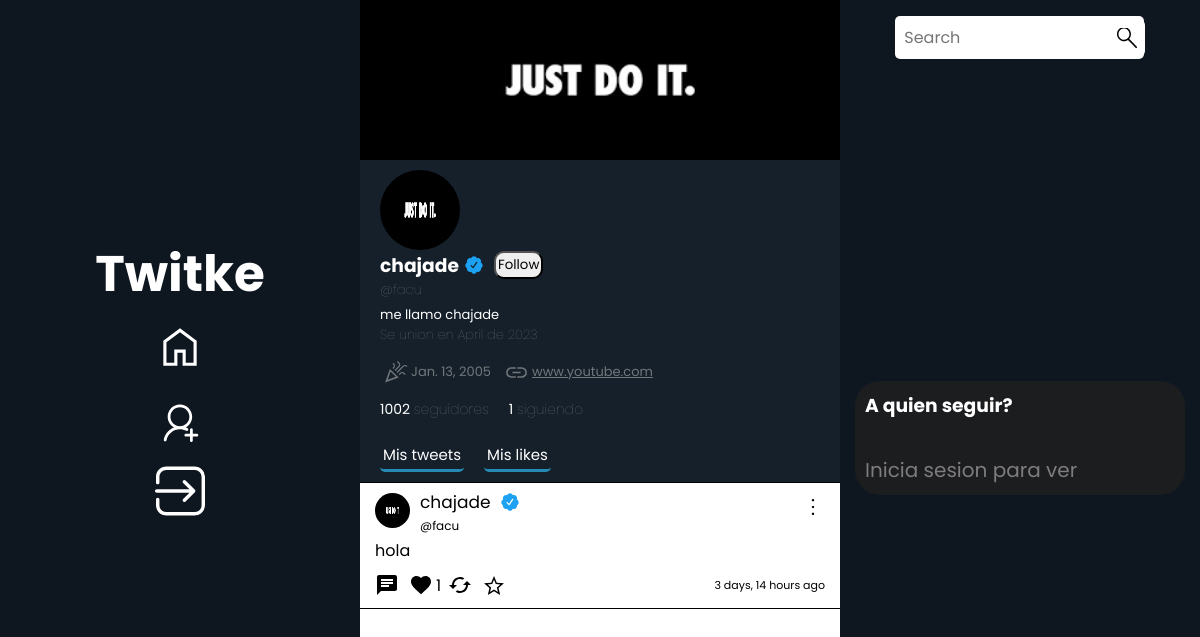
Page /profiles/13 on the committed database.
### profiles/models.py (models this page shows, shortened)
class Profiles(models.Model):
    user = models.ForeignKey(User, null=True, on_delete=models.CASCADE )
    username = models.CharField(max_length=30, null=True, default="")
    keeps = models.ManyToManyField(Tweet, related_name='kept_by_profiles', blank=True)
    retweets = models.ManyToManyField(Tweet, related_name='retweets_by_profiles', blank=True)
    biography = models.TextField(max_length=250,  null=True, default="", blank=True)
    profileImage = models.ImageField(null=True, blank=True, upload_to='profileImages')
    profileBanner = models.ImageField(null=True, blank=True, upload_to='profileBanners')
    followers = models.IntegerField(default=0)
    followers_users = models.ManyToManyField('self', symmetrical=False, related_name="followage", blank=True)
    followed_users = models.ManyToManyField('self', symmetrical=False, related_name='following', blank=True)
    like_tweets = models.ManyToManyField(Tweet, related_name='liked', blank=True)
    birthday = models.DateField(null=True)
    webSite = models.CharField(null=True, max_length=100)
    created_at = models.DateTimeField(auto_now_add=True)
    is_verified = models.BooleanField(default=False)

### tweet_profiles/models.py (models this page shows)
class Tweet_profile(models.Model):
    tweet = models.ForeignKey(Tweet, null=True, on_delete=models.CASCADE)
    profile = models.ForeignKey(Profiles, null=True, on_delete=models.CASCADE)
    retwitted_by = models.ManyToManyField(Profiles, related_name="retweet_users")
    likes_users = models.ManyToManyField(Profiles, related_name="likes_tweets")

### tweets/models.py (models this page shows)
class Tweet(models.Model):
    user = models.ForeignKey(User, null=True, on_delete=models.CASCADE)
    content = models.TextField(max_length=180)
    created_at = models.DateTimeField(auto_now_add=True)
    likes = models.IntegerField(default=0)
    retweets = models.IntegerField(default=0)
    edited = models.BooleanField(default=False)
    parent_tweet = models.IntegerField(null=True)
    responses = models.IntegerField(null=True, default=0)

### profiles/views.py (the view)
# urls.py: path('profiles/<int:id>', views.myProfile, name="myProfile"),
def myProfile(request, id):
    cant_followers = 0
    cant_following = 0
    myLikes = request.GET.get("myLikes")
    myTweets = request.GET.get("myTweets")
    user = Profiles.objects.get(id=id)
    followers = user.followers_users.all()
    following = user.followed_users.all()
    cant_following = user.followed_users.all().count()
    cant_followers = int(user.followers)
    cant_following = user.followed_users.all().count()
    solicitudes = verfifyRequests.objects.all()
    requested = False
    tweets = Tweet_profile.objects.filter(profile__user__id=id).all()
    if myLikes == "":
        tweetLIKE = user.like_tweets.all()
        tweets = Tweet_profile.objects.filter(tweet_id__in=[tweet.id for tweet in tweetLIKE])
    elif myTweets == "":
        tweets = Tweet_profile.objects.filter(profile__user__id=id).all()
    for soli in solicitudes:
        if soli.profile == user:
            requested = True
    return render(request, 'myProfile.html', {
        'usuario': user,
        'is_self': request.user.is_authenticated and request.user.id == id,
        'followers': followers,
        'cant_followers': cant_followers,
        'tweets': tweets,
        'cant_following': cant_following,
        'following': following,
        'solicitudes': solicitudes,
        'requested': requested,
    })

### tweets/context_processors.py (called while the page is built)
def random_users(request):
    random_users = []
    if request.user.is_authenticated:
        if request.user.is_authenticated and not request.user.is_staff:
            current_profile = Profiles.objects.get(user__username = request.user.username)
            random_users = Profiles.objects.exclude(id__in=current_profile.followed_users.values_list('id', flat=True)).exclude(id=request.user.id).order_by('?')[:5]
    return {'random': random_users}

def current_profile(request):
    current_profile = None  # Valor predeterminado
    if request.user.is_authenticated and not request.user.is_staff:
        current_profile = Profiles.objects.get(user__username=request.user.username)
    return {'current_profile': current_profile}

### profiles/templates/myProfile.html (shortened to what this page needs)
{% extends 'base.html' %}
{% load static %}
    {% block content %}
    <link rel="stylesheet" href="{% static 'myProfile.css' %}">
    <link rel="stylesheet" href="{% static 'globalFeed.css' %}">
        <div class="profile">
            <div class="profile-banner">
                {% if usuario.profileBanner %}
                        <img src="{{usuario.profileBanner.url}} " alt="" class="profileBanner">
                {% endif %}
            </div>
            <div class="profile-info">
                <div class="top">
                    {% if usuario.profileImage %}
                        <img src="{{usuario.profileImage.url}} " alt="" class="profilePhoto">
                    {% endif %}
                </div>
                <div class="followName">
                    <div class="userVerify">
                        <h3 class="username">{{usuario.user.username}}</h3>
                        {% if usuario.is_verified %}
                                <img src="{% static 'Twitter-Verified.svg' %}" alt="" style="width: 30px">
                        {% endif %}
                    </div>
                    {% if not is_self %}
                            <form action="{% url 'follow' id=usuario.id %}" method="POST" id="followForm">
                                <button class="followButton" id="button1" onclick="follow(event, this)" tweet-id="{{usuario.user.id}}" >
                                    <p class="followP">{% if current_profile not in usuario.followers_users.all %} Follow {% else %} Unfollow {% endif %}
                                    </p>
                                </button>
                            </form>
                    {% endif %}
                </div>
                <h4 class="atName">@{{usuario.username}}</h4>
                {% if usuario.biography %}
                    <p class="userBiography">{{usuario.biography}}</p>
                {% endif %}
                <h4 class="createdAt">Se union en {{ usuario.created_at|date:"F" }} de {{ usuario.created_at|date:"Y" }}</h4>
                <div class="webAndCreated">
                    {% if usuario.birthday %}
                    <div class="userBirth">
                        <p>{{usuario.birthday}}</p>
                    </div>
                    {% endif %}
                    {% if usuario.webSite %}
                        <div class="userWeb">
                            <a href="https://{{usuario.webSite}}" class="userWebSite" target="_blank">{{usuario.webSite}}</a>
                        </div>
                    {% endif %}
                </div>
                <div class="followers-info">
                    <a href="#" class="cant_followers">{{cant_followers}} <span class="followSpan">seguidores</span></a>
                    <a href="#" class="following">{{cant_following}} <span  class="followSpan">siguiendo</span></a>
                </div>
                <div class="profileOpc">
                    <form action="{% url 'myProfile' usuario.id %}">
                        <button class="myTweets">Mis tweets</button>
                    </form>
                    <form action="{% url 'myProfile' usuario.id %}">
                        <button class="myLikes">Mis likes</button>
                    </form>
                </div>
            </div>
                <div class="tweets">
                    {% for tweet in tweets %}
                            {% include 'Tweet.html' %}
                    {% endfor %}
                </div>
            </div>
    {% endblock content %}

### tweets/templates/Tweet.html (shortened to what this page needs)
{% load static %}
<a href="{% if tweet.tweet %}{% url 'tweetDetails' tweet.tweet.id %}{% else %}{% url 'tweetDetails' tweet.id %}{% endif %}" class="tweet">
    <div class="div-content" id="{{tweet.id}}">
        <div class="tweetHead">
            <div class="fotoPerfil">
                {% if tweet.profile.profileImage %}
                <img src="{{tweet.profile.profileImage.url}} " alt="" class="fotito profilePhoto">
                {% endif %}
                <form action="{% if tweet.tweet %}{% url 'myProfile' tweet.profile.user.id %}{% else %}{% url 'myProfile' tweet.user.id %}{% endif %}" class="formName">
                    <div class="username">
                        <button class="usernameTweet">{% if tweet.tweet %}{{tweet.tweet.user.username}}{% else %}{{tweet.user.username}}{% endif %}</button>
                        {% if tweet.profile.is_verified %}
                            <img src="{% static 'Twitter-Verified.svg' %}" alt="" style="width: 30px">
                        {% endif %}
                    </div>
                    <p style="font-size: 12px">{% if tweet.tweet %} @{{tweet.profile.username}}{% else %}{{profile.username}}{% endif %}</p>
                </form>
            </div>
            <div class="tweetOptions" style="z-index: 0">
                <button  class="optionButtons" data="true"></button>
            </div>
        </div>
        <span class="tweetMessage">{% if tweet.tweet %}{{tweet.tweet.content}}{% else %}{{tweet.content}}{% endif %}</span>
        <div class="buttons">
            <button class="msgButton" id="{% if tweet.tweet %}{{tweet.tweet.id}}{% else %}{{tweet.id}}{% endif %}">
                    <svg class="msgSvg" xmlns="http://www.w3.org/2000/svg" height="24px" viewBox="0 0 24 24" width="24px" fill="#000000">
                        <path d="M0 0h24v24H0z" fill="none"/>
                        <path d="M20 2H4c-1.1 0-1.99.9-1.99 2L2 22l4-4h14c1.1 0 2-.9 2-2V4c0-1.1-.9-2-2-2zM6 9h12v2H6V9zm8 5H6v-2h8v2zm4-6H6V6h12v2z"/>
                    </svg>
                </button>
                <form action="{% if tweet.tweet %}{% url 'like' tweet.tweet.id %}{% else %}{% url 'like' tweet.id %}{% endif %}" class="likeForm" id="likeForm">
                    <button class="likeBtn" onclick="{% if user.is_authenticated %} like(event, this) {% endif %}" tweet-id="{% if tweet.tweet %}{{tweet.tweet.id}}{% else %}{{tweet.id}}{% endif %}" >
                    </button>
                    {% if tweet.likes_users.all.count != 0 %}
                        <p class="likeCount" id="{{tweet.tweet.id}}">{{tweet.likes_users.all.count}}</p>
                    {% else %}
                        <p class="likeCount" id="{{tweet.tweet.id}}"></p>
                    {% endif %}
                </form>
                <form action="{% if tweet.tweet %}{% url 'retweet' tweet.tweet.id %}{% else %}{% url 'retweet' tweet.id %}{% endif %}">
                    <button>
                        </button>
                </form>
                <form action="{% if tweet.tweet %}{% url 'keepTweets' tweet.tweet.id %}{% else %}{% url 'keepTweets' tweet.id %}{% endif %}" id="keepForm">
                    <button tweet-id="{{tweet.tweet.id}}" onclick="{% if user.is_authenticated %} favs(event, this) {% endif %}" class="keptButton">
                            <svg class="keepSvg saved" xmlns="http://www.w3.org/2000/svg" height="24px" viewBox="0 96 960 960" width="24px"><path {% if tweet.tweet in current_profile.keeps.all or tweet in current_profile.keeps.all %}fill="rgb(211, 165, 15)"{% endif %}d="m323 851 157-94 157 95-42-178 138-120-182-16-71-168-71 167-182 16 138 120-42 178Zm-90 125 65-281L80 506l288-25 112-265 112 265 288 25-218 189 65 281-247-149-247 149Zm247-355Z"/></svg>
                    </button>
                </form>
            <p class="timeAgo">{% if tweet.tweet %}{{tweet.tweet.created_at|timesince}} ago {% else %}{{tweet.created_at|timesince}}{% endif %}</p>
        </div>
    </div>
</a>

### tweets/static/base.css (style rules this page uses)
* { margin: 0; padding: 0; font-family: 'Poppins', sans-serif; }
.atName { color: rgb(113, 118, 123, 1); }
.usernameTweet { background-color: transparent; border: none; margin: 0; padding: 0; }

### tweets/static/myProfile.css (style rules this page uses)
.profile { width: 100%; }
.profile-banner { height: 20vh; width: 100%; background-color: rgb(128, 175, 228); }
.profile-info { width: 100%; height: auto; background-color: rgba(22, 32, 42, 1); color: white; padding: 10px; padding-left: 20px; }
.atName, .createdAt { color: rgba(113, 118, 123, 1); font-weight: 100; font-size: 13px; }
.followers-info { display: flex; gap: 20px; }
.cant_followers, h4, .following { bottom: 0; text-decoration: none; color: white; font-size: 14px; }
.followName { display: flex; gap: 5px; align-items: center; }
.followButton { padding: 2px; border-radius: 10px; cursor: pointer; }
.myTweets, .myLikes { font-size: 15px; margin-top: 20px; border: none; border-bottom: 3px solid rgb(37, 138, 179); display: inline-block; background-color: transparent; outline: none; cursor: pointer; border-radius: 5px; color: white; padding: 3px; }
.myLikes { margin-left: 20px; }
.followSpan { color: rgba(113, 118, 123, 1); font-weight: 100; }
.profile-info svg { width: 80px; }
.usernameTweet { background-color: transparent; border: none; cursor: pointer; width: auto; }
.top { display: flex; justify-content: space-between; align-items: center; }
.userBiography { color: white; margin-top: 5px; font-size: 13px; }
.profilePhoto { height: 80px; width: 80px; border-radius: 50%; margin-bottom: 15px; }
.fotito { height: 35px; width: 35px; border-radius: 50%; }
.userWebSite { font-size: 13px; margin: 10px 0; color: rgba(113, 118, 123, 1); }
.webAndCreated { display: flex; gap: 10px; padding: 0; margin: 0; }
.userWeb { display: flex; align-items: center; justify-content: center; }
.userWeb svg, .userBirth svg { color: white; width: 25px; padding: 3px; }
.userBirth { display: flex; align-items: center; gap: 0; margin: 0; }
.userBirth p { color: rgba(113, 118, 123, 1); font-size: 13px; }
.profile-banner { width: 100%; }
.profileBanner { object-fit: cover; height: 100%; width: 100%; overflow: hidden; }
.profileOpc { display: flex; }

### tweets/static/globalFeed.css (style rules this page uses)
* { padding: 0; margin: 0; }
.tweet { text-decoration: none; color: black; }
.tweets { display: flex; flex-direction: column-reverse; width: 40vw; }
.div-content { display: flex; flex-direction: column; margin: 0 10px 0 0; height: auto; padding-left: 15px; width: 100%; }
.div-content .usernameTweet { text-decoration: none; color: black; background-color: transparent; border: none; font-size: 17px; cursor: pointer; }
.tweetHead { display: flex; justify-content: space-between; }
.tweetHead button { margin-right: 30px; background-color: transparent; border: none; cursor: pointer; }
.tweetOptions button { position: relative; color: white; font-size: 15px; z-index: 1000000; }
.tweetHead svg { width: 24px; }
.buttons { display: flex; }
.tweet { border-top: 1px solid black; }
.tweet:first-child { border-bottom: 1px solid black; }
.buttons button { background: transparent; border: none; padding: 10px 10px 5px 0; cursor: pointer; }
.likeForm { display: flex; align-items: center; }
.likeForm p { text-decoration: none; pointer-events: none; transform: translateX(-7px); }
.fotoPerfil { display: flex; gap: 10px; align-items: center; }
.fotoPerfil svg, .fotoPerfil button { width: 35px; }
.formName { font-size: 11px; gap: 20px; }

### tweets/templates/Tweet.html (style rules this page uses)
.username { display: flex; width: 100%; align-items: center; }
.usernameTweet { margin: 0; width: 100%; }
.timeAgo { font-size: 11px; align-self: center; margin-left: auto; padding-right: 30px; }
.fotito { width: 35px; height: 35px; border-radius: 50%; }
.fotito { margin: 0; }
.fotoPerfil button { width: auto; margin: 0; }

### profiles/templates/myProfile.html (style rules this page uses)
.profilePhoto { margin: 0; }
.userVerify { display: flex; align-items: center; }
.username { display: flex; gap:5px; }

### rows in the picture
Profiles: profileBanner (picture), profileImage (picture), user.username "chajade", username "facu", biography "me llamo chajade", created_at "April", created_at "2023", birthday "Jan. 13, 2005", webSite "www.youtube.com"
Tweet_profile: profile.profileImage (picture), tweet.user.username "chajade", profile.username "facu", tweet.content "hola", likes_users.all.count "1", tweet.created_at "3 days, 14 hours"

### other values in the picture
{{ cant_followers }} "1002"
{{ cant_following }} "1"
